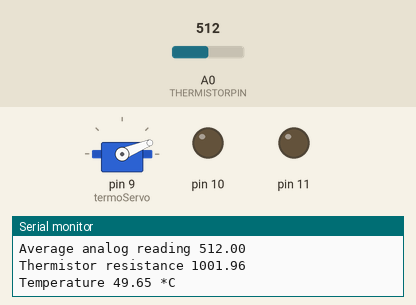
Recording of a sketch running on a simulated Arduino Uno, built with avr-gcc and run on an emulated ATmega328P. Parts: servo, output pins drawn as LEDs (lit = HIGH), the last lines printed to the serial monitor. The inputs (shaded band) are chosen by the test bench; at power-on: A0 (THERMISTORPIN) = 512.

Above: at 1.2 s.
1.3 s: A0 (THERMISTORPIN) set to 994
At 2.5 s:
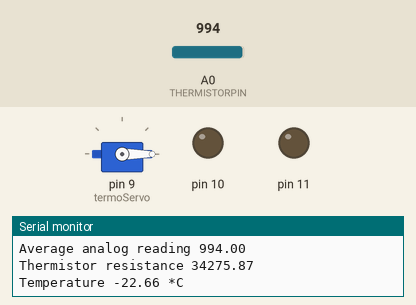
3.1 s: A0 (THERMISTORPIN) set to 1013
4.6 s: A0 (THERMISTORPIN) set to 716
At 6.1 s:
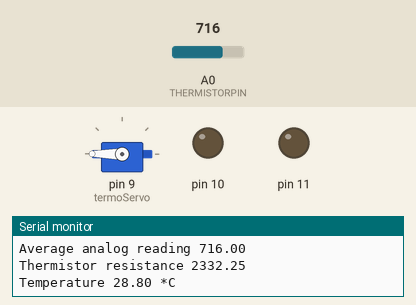
6.7 s: A0 (THERMISTORPIN) set to 900
At 6.98 s:
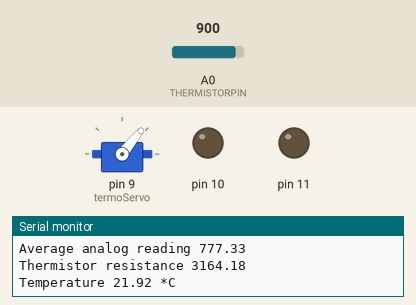
8.6 s: A0 (THERMISTORPIN) set to 122
At 9.4 s:
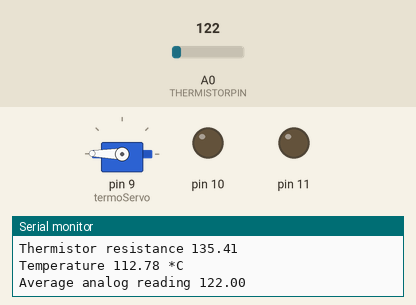
10.5 s: A0 (THERMISTORPIN) set to 11
At 11.3 s:
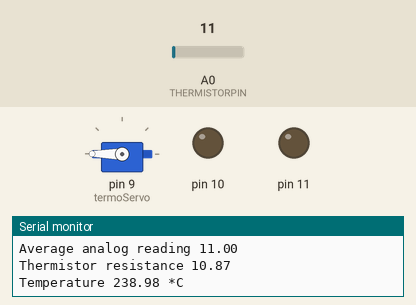
Timing chart, 0 to 13.2 s (numbered marks = the images above; inputs shaded):
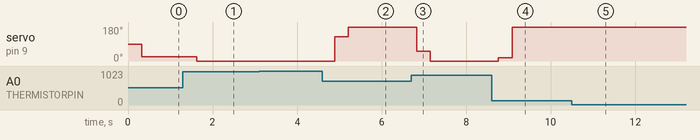

Measured:
- after the input at 1.3 s, servo on pin 9 (termoServo): 22° → 0° after 0.32 s
- after the input at 4.6 s, servo on pin 9 (termoServo): 0° → 128° after 0.29 s, → 180° 0.32 s later
- after the input at 6.7 s, servo on pin 9 (termoServo): 180° → 51° after 0.13 s, → 0° 0.32 s later
- after the input at 8.6 s, servo on pin 9 (termoServo): 0° → 17° after 0.16 s, → 179° 0.32 s later
- after the input at 10.5 s, servo on pin 9 (termoServo): 179° → 180° after 0.20 s

The sketch:

readTempMove.ino
```cpp
#include <Servo.h>

/*

 Adafruit - Thermistor Code


 */


// which analog pin to connect
#define THERMISTORPIN A0
// resistance at 25 degrees C
#define THERMISTORNOMINAL 3300
// temp. for nominal resistance (almost always 25 C)
#define TEMPERATURENOMINAL 21
// how many samples to take and average, more takes longer
// but is more 'smooth'
#define NUMSAMPLES 30
// The beta coefficient of the thermistor (usually 3000-4000)
#define BCOEFFICIENT 3950
// the value of the 'other' resistor
#define SERIESRESISTOR 1000

int samples[NUMSAMPLES];

int rgb_colors[3];

int hue;
int saturation;
int brightness;

Servo termoServo;


void setup() {
  Serial.begin(9600);
  termoServo.attach(9);
  pinMode(9, OUTPUT);
  pinMode(10, OUTPUT);
  pinMode(11, OUTPUT);
}

void loop() {

  float temp = readTemperature();

  float movePoint = map(temp, 19, 26, 0, 180);

  termoServo.write(movePoint);

}

void makeRGBFab(int red, int green, int blue){
  analogWrite(9,red);
  analogWrite(10, green);
  analogWrite(11, blue);
}

void makeRGBGreen(int red, int green, int blue){
  analogWrite(9,255-red);
  analogWrite(10, 255-green);
  analogWrite(11, 255-blue);
}

float readTemperature() {
  uint8_t i;
  float average;

  // take N samples in a row, with a slight delay
  for (i=0; i< NUMSAMPLES; i++) {
    samples[i] = analogRead(THERMISTORPIN);
    delay(10);
  }

  // average all the samples out
  average = 0;
  for (i=0; i< NUMSAMPLES; i++) {
    average += samples[i];
  }
  average /= NUMSAMPLES;

  Serial.print("Average analog reading ");
  Serial.println(average);

  // convert the value to resistance
  average = 1023 / average - 1;
  average = SERIESRESISTOR / average;
  Serial.print("Thermistor resistance ");
  Serial.println(average);

  float steinhart;
  steinhart = average / THERMISTORNOMINAL;     // (R/Ro)
  steinhart = log(steinhart);                  // ln(R/Ro)
  steinhart /= BCOEFFICIENT;                   // 1/B * ln(R/Ro)
  steinhart += 1.0 / (TEMPERATURENOMINAL + 273.15); // + (1/To)
  steinhart = 1.0 / steinhart;                 // Invert
  steinhart -= 273.15;                         // convert to C

  Serial.print("Temperature ");
  Serial.print(steinhart);
  Serial.println(" *C");

  return steinhart;
}
```
